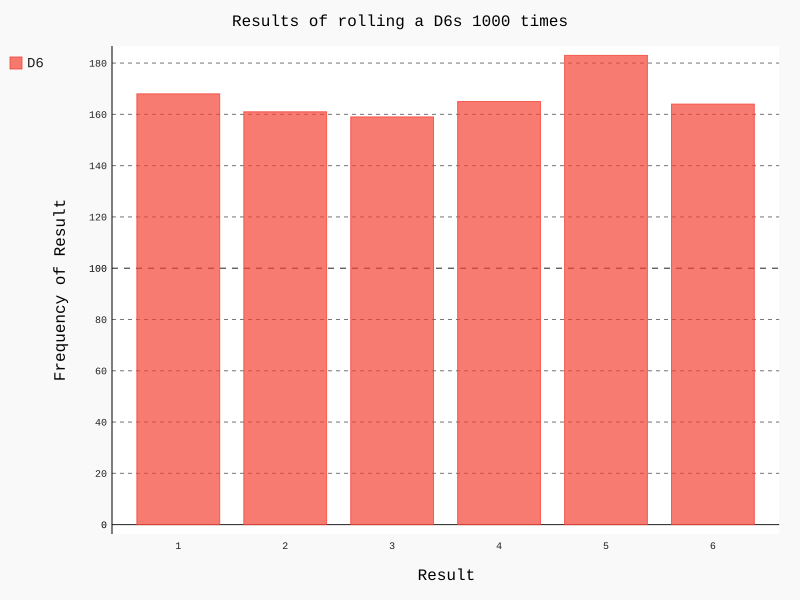

Reproduce this figure in Python.
import pygal
from die import Die

# Create D6 dice
die = Die()

# Make some rolls, and store results in a list
results = []
for roll_num in range(1000):
    result = die.roll()
    results.append(result)

# Analyze the results
frequencies = []
for value in range(1, die.num_sides + 1):
    frequency = results.count(value)
    frequencies.append(frequency)

# Visualize the results
hist = pygal.Bar()

hist.title = "Results of rolling a D6s 1000 times"
hist.x_labels = ['1', '2', '3', '4', '5', '6']
hist.x_title = "Result"
hist.y_title = "Frequency of Result"

hist.add('D6', frequencies)
hist.render_to_file('die_visual.svg')
